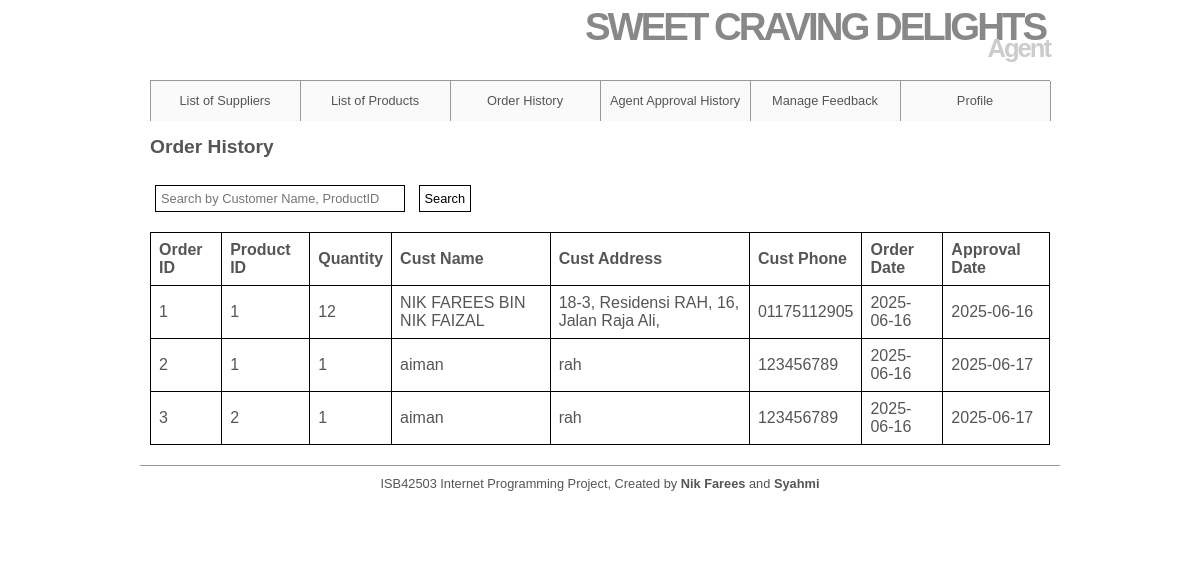
Page /Agent/orderHistory.php (signed in) on the committed database.
### tables this page shows
CREATE TABLE `orders` (
  `order_id` mediumint(8) UNSIGNED NOT NULL,
  `agent_id` mediumint(8) UNSIGNED NOT NULL,
  `product_id` mediumint(8) UNSIGNED NOT NULL,
  `orderQuantity` int(10) UNSIGNED NOT NULL,
  `custName` varchar(50) NOT NULL,
  `custAddress` varchar(70) NOT NULL,
  `custPhone` varchar(15) NOT NULL,
  `orderDate` date NOT NULL,
  `approval_status` varchar(20) DEFAULT 'pending',
  `approval_date` date DEFAULT NULL
);

### Agent/orderHistory.php (the view, shortened to what this page needs)
<html>
<head>
</head>
<body>
    <?php
    global $dbc;
    $agent_id = $_SESSION['agent_id'];
    $searchQuery = "";
    $searchCondition = "";
    $query = "SELECT order_id, product_id, orderQuantity, custName, custAddress, custPhone,
orderDate, approval_date FROM orders
 WHERE approval_status = 'approved' AND agent_id = '$agent_id'" . $searchCondition
        . ";";
    $result = @mysqli_query($dbc, $query);
    $num = @mysqli_num_rows($result);
    echo '<br><h2>Order History <br /><br /></h2>';
    if ($num > 0) {
        echo '<form method="GET" action="orderHistory.php">
 <input type="text" name="search" placeholder="Search by Customer Name, Product
ID" value="' . $searchQuery . '" style="width: 250px;">
 <input type="submit" value="Search">
 </form><br/>';
        echo '<table border="1" width="100%">
 <tr>
 <td> <b>Order ID</b> </td>
 <td> <b>Product ID</b> </td>
 <td> <b>Quantity</b> </td>
 <td> <b>Cust Name</b> </td>
 <td> <b>Cust Address</b> </td>
 <td> <b>Cust Phone</b> </td>
 <td> <b>Order Date</b> </td>
 <td> <b>Approval Date</b> </td>
 </tr>';
        while ($row = @mysqli_fetch_array($result, MYSQLI_ASSOC)) {
            echo '<tr>'
                . '<td>' . $row['order_id'] . '</td>'
                . '<td>' . $row['product_id'] . '</td>'
                . '<td>' . $row['orderQuantity'] . '</td>'
                . '<td>' . $row['custName'] . '</td>'
                . '<td>' . $row['custAddress'] . '</td>'
                . '<td>' . $row['custPhone'] . '</td>'
                . '<td>' . $row['orderDate'] . '</td>'
                . '<td>' . $row['approval_date'] . '</td>';
            echo '</tr>';
        }
        echo '</table>';
    } else {
        echo '<p class="error"><br>Order not found.</p>';
    }
    ?>
</body>
</html>

### includes/styleAgent.css (style rules this page uses)
* { border: 0; margin: 0; padding: 0; }
a { color: #777; text-decoration: none; }
body { background: #ffffff; color: #555; font: 0.8em Arial, Helvetica, "bitstream vera sans", sans-serif; }
#header { border-bottom: 1px solid #999; height: 80px; margin: 0 auto; width: 900px; }
#header h1 { color: #888; font-size: 300%; letter-spacing: -3px; text-align: right; padding: 5px; margin-bottom: -20px; }
#header h2 { color: #CCC; font-size: 200%; letter-spacing: -2px; text-align: right; }
#navigation { background: #fafafa; border-right: 1px solid #999; margin: 0 auto; width: 900px; height: 40px; list-style: none; }
#navigation li { border-left: 1px solid #999; float: left; width: 149px; list-style: none; }
#navigation a { color: #555; display: block; line-height: 40px; text-align: center; }
#content { height: auto; margin: 0 auto; padding: 0 0 20px; width: 900px; }
table { border-collapse: collapse; width: 100%; }
th, td { border: 1px solid #000; padding: 8px; text-align: left; }
#footer { border-top: 1px solid #999; height: 50px; margin: 0 auto; padding: 10px; text-align: center; width: 900px; }
input, select, .input { padding: 5px; margin: 5px; font-size: 1em; background: #FFFFFF; border: 1px solid #000; }

### rows in the picture
orders: order_id "1", product "1", orderQuantity "12", custName "NIK FAREES BIN NIK FAIZAL", custAddress "18-3, Residensi RAH, 16, Jalan Raja Ali,", custPhone "01175112905", orderDate "2025-06-16", approval_date "2025-06-16"
orders: order_id "2", product "1", orderQuantity "1", custName "aiman", custAddress "rah", custPhone "123456789", orderDate "2025-06-16", approval_date "2025-06-17"
orders: order_id "3", product "2", orderQuantity "1", custName "aiman", custAddress "rah", custPhone "123456789", orderDate "2025-06-16", approval_date "2025-06-17"
